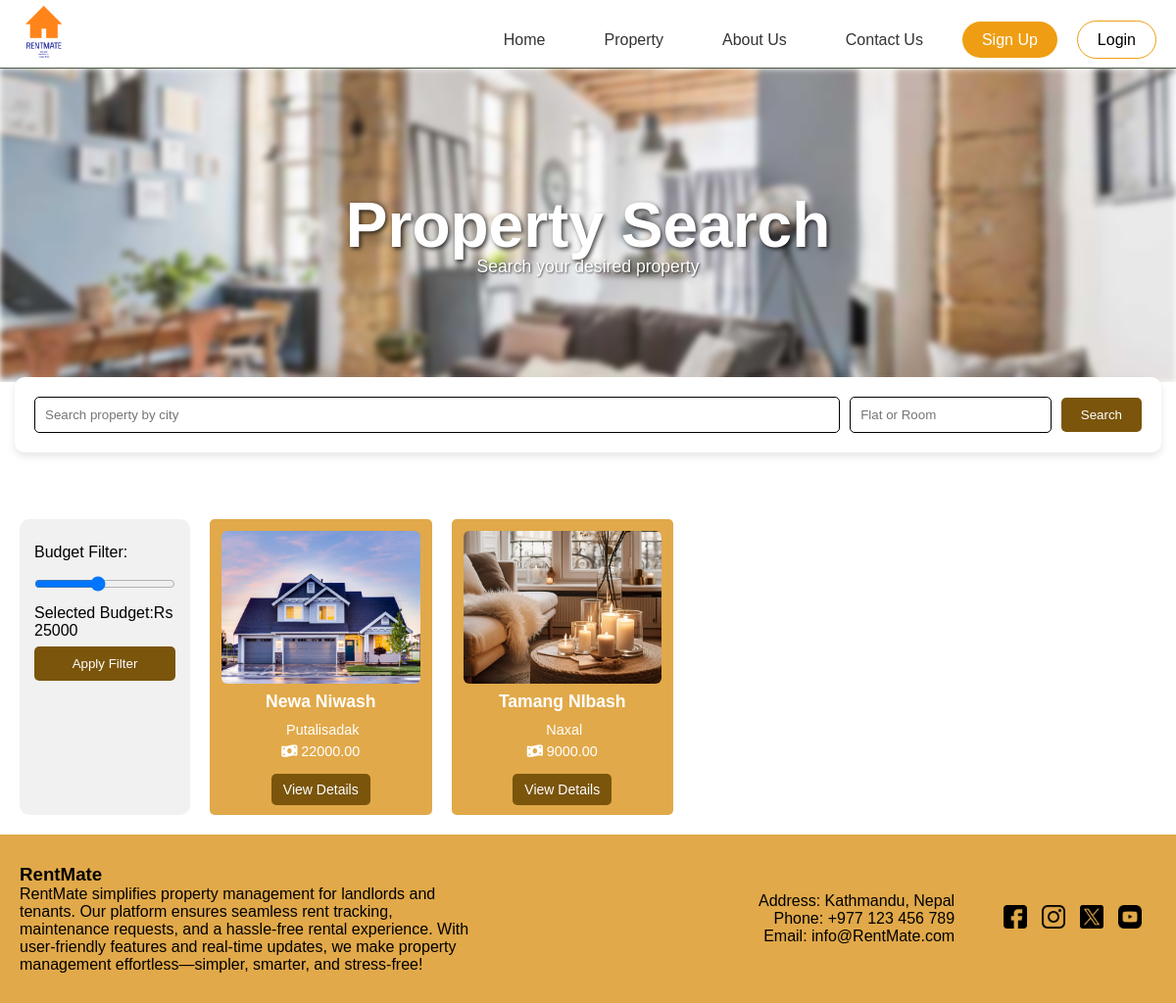
Screenshot of /property/ with the database file from the repository.
### app/models.py (models this page shows, shortened)
class PropertyDetail(models.Model):
    PROPERTY_TYPES = [('flat', 'Flat'), ('room', 'Room')]
    STATUS_CHOICES = [('pending', 'Pending'), ('approved', 'Approved'), ('rejected', 'Rejected')]
    unique_id = models.CharField(max_length=10, unique=True, editable=False)
    title = models.CharField(max_length=255)
    description = models.TextField()
    property_type = models.CharField(choices=PROPERTY_TYPES, max_length=10)
    street_address = models.CharField(max_length=255)
    city = models.CharField(max_length=100)
    country = models.CharField(max_length=100)
    neighbourhood = models.CharField(max_length=100)
    num_kitchens = models.IntegerField(default=0)
    num_bedrooms = models.IntegerField(default=0)
    num_bathrooms = models.IntegerField(default=0)
    price_per_night = models.DecimalField(max_digits=10, decimal_places=2)
    availability = models.CharField(max_length=20, choices=[('available', 'Available'), ('unavailable', 'Unavailable')])
    license_number = models.CharField(max_length=100)
    amenities = models.TextField()  # Store as JSON or comma-separated values
    approval_status = models.CharField(max_length=10, choices=STATUS_CHOICES, default='pending')
    created_at = models.DateTimeField(auto_now_add=True)

class PropertyImage(models.Model):
    property = models.ForeignKey(PropertyDetail, related_name="images", on_delete=models.CASCADE)
    image = models.ImageField(upload_to="property_images/")

### app/views.py (the view)
# urls.py: path('property/', views.PropertyPage, name='property'),
def PropertyPage(request):
    properties = PropertyDetail.objects.all()  # Fetch all properties initially
    city = request.GET.get('city')
    property_type = request.GET.get('property_type')
    price_per_night = request.GET.get('price_per_night')
    if city:
        properties = properties.filter(Q(city__icontains=city))  # Fixed field name
    if property_type:
        properties = properties.filter(Q(property_type__icontains=property_type))  # Fixed field name
    if price_per_night:
        try:
            price_per_night = float(price_per_night)  # Convert to float
            properties = properties.filter(price_per_night__lte=price_per_night)  # Fixed field name
        except ValueError:
            pass  # Ignore invalid values
    return render(request, 'property.html', {'property': properties})

### templates/property.html (shortened to what this page needs)
{% extends "base.html" %}
{% load static %}
{% block styles %}
  <link rel="stylesheet" href="{% static 'css/property.css' %}">
  <link rel="stylesheet" href="https://cdnjs.cloudflare.com/ajax/libs/font-awesome/6.5.1/css/all.min.css">
{% endblock styles%}
{%block content %}
    <main>
        <section class="image">
            <div class="property-image-container">
                <img src="{% static 'img/5.jpg' %}" alt="RentMate Banner">
                <h1>Property Search</h1>
                <p>Search your desired property</p>
            </div>
        </section>
        <form method="GET" action="{% url 'property' %}">
            <div class="search-section">
                <div class="search-container">
                    <div class="search-box">
                        <input type="text" name="city" placeholder="Search property by city" class="search-input">
                    </div>
                    <div class="hostel-type-box">
                        <input type="text" name="property_type" placeholder="Flat or Room" class="type-input">
                    </div>
                    <div class="search-btn-box">
                        <button type="submit" class="search-btn">Search</button>
                    </div>
                </div>
            </div>
        </form>
        <div class="property-filter-container">
                    <div class="price-filter">
                        <label for="budgetRange">Budget Filter:</label>
                        <input type="range" class="range" id="budgetRange" min="5000" max="50000" step="1000" name="price_per_night" value="{{ request.GET.price_per_night|default:25000 }}"
                            oninput="updateBudgetValue(this.value)">
                        <p>Selected Budget:Rs <span id="budgetValue">{{ request.GET.price_per_night|default:25000 }}</span></p>
                        <button onclick="applyFilter()">Apply Filter</button>
                    </div>
                    <div class="property-display">
                        <div class="outer-card">
                            {% for property in property %}
                                <div class="inner-card">
                                    <div class="image-wrapper">
                                        {% if property.images.all %}
                      <img src="{{ property.images.first.image.url }}" alt="{{ property.title }}">
                  {% else %}
                      <img src="{% static 'img/4.jpg' %}" alt="Default Image">
                  {% endif %}
                                    </div>
                                    <div class="content">
                                        <p>{{ property.title }}</p>
                                        <span> {{ property.city}}</span>
                                        <span><i class="fa-solid fa-money-bill-wave"></i> {{ property.price_per_night}}</span>
                                    </div>
                                    <div class="view-details-container">
                                        <a href="{% url 'propertydetail' property.id %}"><button class="view-details-btn">View Details</button></a>
                                    </div>
                                    </div>
                    {% empty %}
                        <p>Sorry, no property found.</p>
                    {% endfor %}
                </div>
            </div>
        </div>
    </main>
{% endblock %}

### static/css/base.css (style rules this page uses)
* { margin: 0; padding: 0; box-sizing: border-box; font-family: Arial, sans-serif; }

### static/css/property.css (style rules this page uses)
* { margin: 0; padding: 0; font-family: Arial, sans-serif; box-sizing: border-box; }
.image { display: flex; justify-content: center; align-items: center; margin-top: 70px; }
.property-image-container { width: 100%; height: 40vh; display: flex; justify-content: center; align-items: center; overflow: hidden; }
.property-image-container img { width: 100%; height: 100%; object-fit: cover; object-position: center 45%; filter: blur(3px); }
.property-image-container h1 { position: absolute; color: white; font-size: 4rem; font-weight: bold; text-shadow: 2px 2px 4px rgba(0, 0, 0, 0.7); text-align: center; padding: 0px 30px; }
.property-image-container p { position: absolute; color: white; font-size: 1.1rem; margin-top: 85px; text-shadow: 1px 1px 2px rgba(0, 0, 0, 0.6); }
.search-section { position: absolute; width:100%; margin-top: -20px; padding:15px; }
.search-container { display: flex; justify-content: space-between; align-items: center; gap: 10px; background-color: #ffffff; padding: 20px; border-radius: 10px; box-shadow: 0 4px 8px rgba(0, 0, 0, 0.1); }
.search-box { flex: 2; }
.hostel-type-box { flex: 0.5; }
.search-input, .location-input, .type-input { width: 100%; padding: 10px; border-radius: 5px; border: 1.2px solid black; }
.search-btn-box { flex: 0.2; }
.search-btn { width: 100%; padding: 10px; background-color: #7a550b; color: rgb(255, 255, 255); border: none; border-radius: 5px; cursor: pointer; }
.property-filter-container { display: flex; justify-content: space-between; padding: 20px; margin-top: 120px; }
.price-filter { flex: 0 0 15%; background-color: #f1f1f1; padding: 15px; border-radius: 10px; }
.price-filter label { display: block; margin: 10px 0 5px; }
.range { width: 100%; margin: 10px 0; }
.price-filter p { margin: 3px 0; font-weight: 14px; }
.price-filter button { width: 100%; padding: 10px; background-color: #7a550b; color: white; border: none; border-radius: 5px; cursor: pointer; margin-top: 4px; }
.property-display { flex: 1; padding-left: 20px; display: flex; flex-wrap: wrap; gap: 15px; }
.outer-card { display: grid; grid-template-columns: repeat(4, 1fr); gap: 20px; width: 100%; }
.inner-card { background-color: #e1a949; border-radius: 5px; width: 100%; margin: 0 auto; overflow: hidden; max-height:400px; }
.image-wrapper { width: 100%; height: 180px; overflow: hidden; }
.image-wrapper img { width: 100%; height: 100%; object-fit: cover; padding: 12px; border-radius: 18px; }
.content { padding: 15px; text-align: center; }
.content p { font-size: 1.1rem; font-weight: bold; color: #fff; margin-top: -19px; margin-bottom: 10px; }
.content span { display: block; font-size: 0.9rem; color: #fff; margin-top: 6px; }
.view-details-container { text-align: center; margin-bottom: 10px; }
.view-details-btn { background-color: #7a550b; color: white; font-size: 14px; padding: 8px 12px; border: none; border-radius: 5px; cursor: pointer; transition: 0.3s ease-in-out; }

### rows the page displays
PropertyDetail: images.first.image (picture), title "Newa Niwash", city "Putalisadak", price_per_night "22000.00"
PropertyDetail: images.first.image (picture), title "Tamang NIbash", city "Naxal", price_per_night "9000.00"

### other values shown
{{ request.GET.price_per_night|default:25000 }} "25000"
